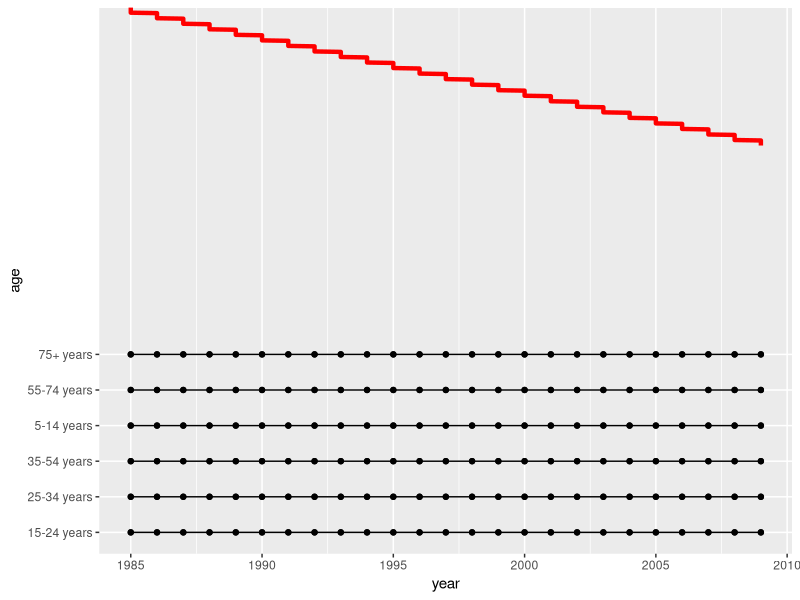
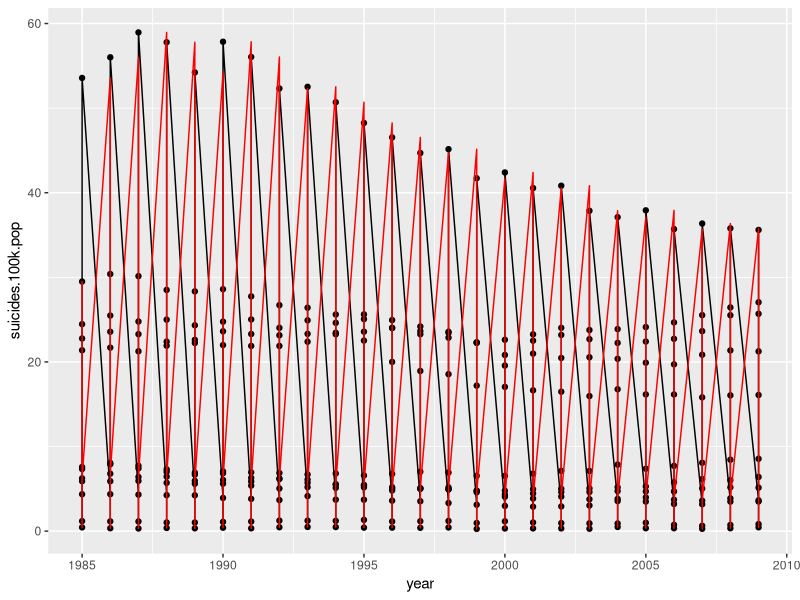
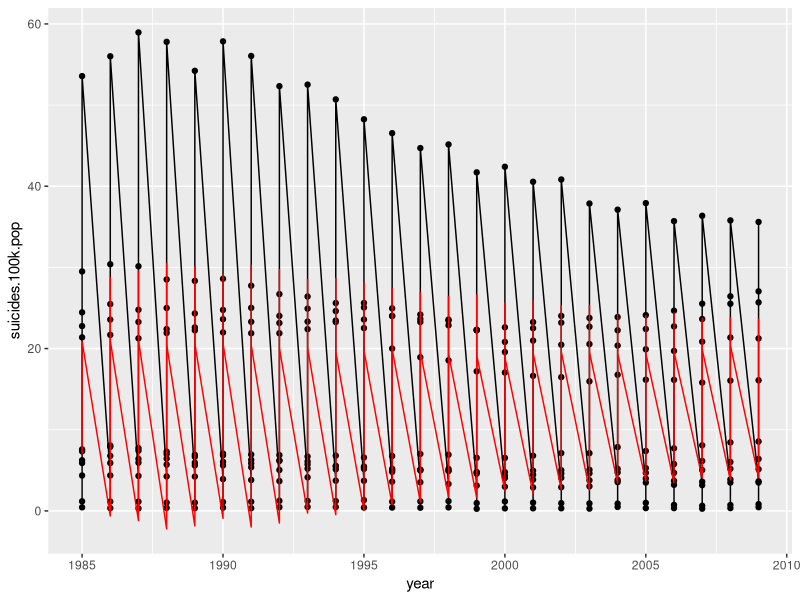
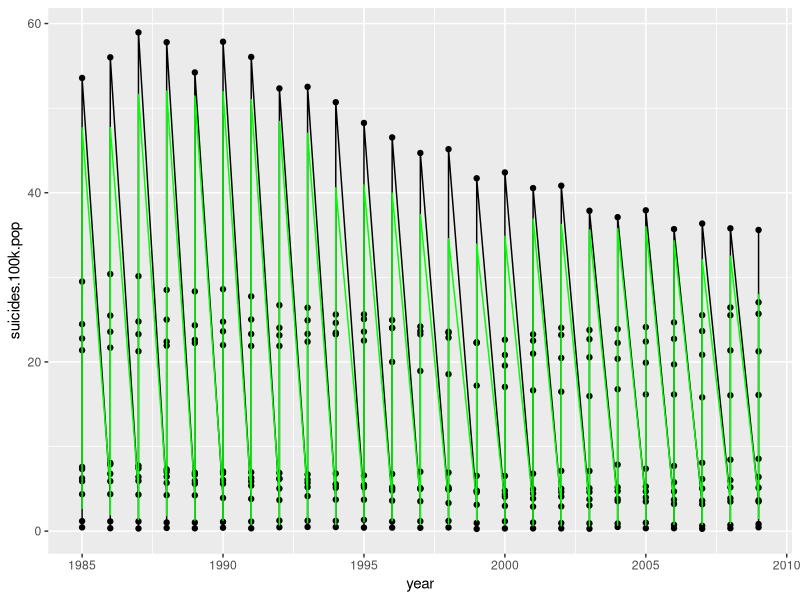
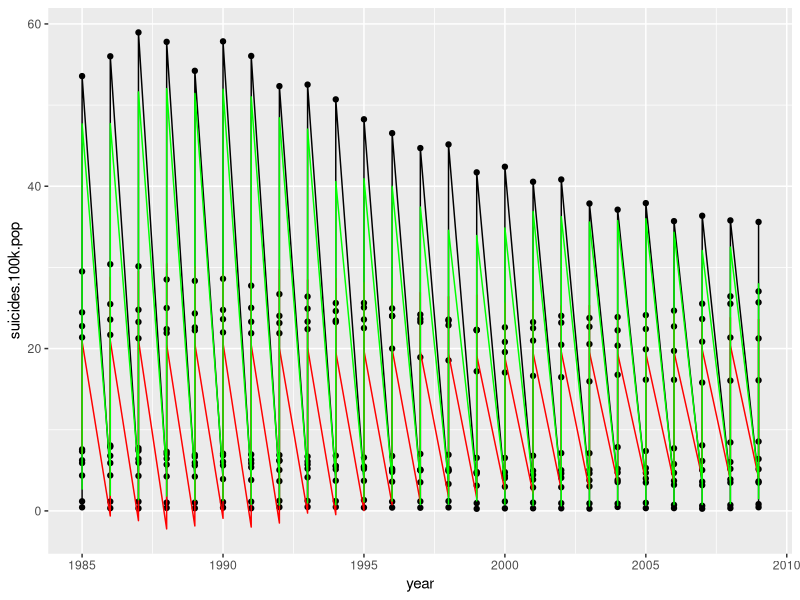

Generate these figures, in order, with R: (Note: this script raises an error after producing the figures.)
## ---- chunk 1
library(dplyr)
library(ggplot2)
library(lubridate)
## ---- chunk 2
OSR2 <- function(predictions, test, train) {
  SSE <- sum((test - predictions)^2)
  SST <- sum((test - mean(train))^2)
  r2 <- 1 - SSE/SST
  return(r2)
}
## ---- chunk 3
# R^2 with a particular baseline
BaselineR2 <- function(predictions, truth, baseline) {
  SSE <- sum((truth - predictions)^2)
  SST <- sum((truth - baseline)^2)
  r2 <- 1 - SSE/SST
  return(r2)
}
## ---- chunk 4
# Load data and check it out
us_ts = read.csv("us_suicides_merged.csv")
str(us_ts)
## ---- chunk 5
# Use 2013 as testing data
train_ts <- us_ts %>% filter(year < 2010)
test_ts <- us_ts %>% filter(year >= 2010)
## ---- chunk 6
# Linear trend model training data -- Make a new column for the time period
# number (1, 2, ...). The dplyr syntax is a little tricky here -- n() is the
# number of rows in salesTrain, and seq_len(n()) returns the vector 1, 2, ...,
# n(). The end result is that we added a new variable called TimePeriod that
# takes values 1, 2, ..., n().
trainLM_ts<- train_ts %>% mutate(TimePeriod = seq_len(n()))
# Build and plot linear trend model
modLM <- lm(suicides.100k.pop~TimePeriod, data=trainLM_ts)
ggplot(trainLM_ts, aes(x=year, y=age)) +
  geom_line() +
  geom_point() +
  geom_line(aes(y=predict(modLM)), col="red", lwd=1.5)
## ---- chunk 7
trainRW_ts <- train_ts %>% mutate(LastYear = c(NA, head(suicides.100k.pop, -1)))
head(trainRW_ts)
#random walk aka moving average
## ---- chunk 8
# Plot with an additional red line for our predictions as before
ggplot(trainRW_ts, aes(x=year, y=suicides.100k.pop)) +
  geom_line() +
  geom_point() +
  geom_line(aes(y=LastYear), col="red")
## ---- chunk 9
# Proportion of percentages for which difference is more than 1.
table(abs(trainRW_ts$suicides.100k.pop-trainRW_ts$LastYear) >= 1)
# Compute training set R^2
# Note that we need to remove the first observation since there is no
# prediction. This is achieved using tail(.., -1) which says to take all but
# the first observation.
BaselineR2(tail(trainRW_ts$LastYear, -1), 
           tail(trainRW_ts$suicides.100k.pop, -1),
           mean(trainRW_ts$suicides.100k.pop))
## ---- chunk 10
# We need to add sales yesterday and sales two days ago for the two term AR model
# head(.., -2) says take all but the last two 
trainAR_ts <- train_ts %>%
  mutate(LastYear=c(NA, head(suicides.100k.pop, -1))) %>%
  mutate(TwoYearsAgo = c(NA, NA, head(suicides.100k.pop, -2)))
# Do the regression with one lag term
mod2a <- lm(suicides.100k.pop~LastYear, data=trainAR_ts)
summary(mod2a)
## ---- chunk 11
# 2-term autoregressive model 
mod2b <- lm(suicides.100k.pop~LastYear+TwoYearsAgo, data=trainAR_ts)
summary(mod2b)
# Plot with an additional red line for our predictions as before
ggplot(trainAR_ts, aes(x=year, y=suicides.100k.pop)) +
  geom_line() +
  geom_point() +
  geom_line(aes(y=predict(mod2b, newdata=trainAR_ts)), col="red")
## ---- chunk 12
## Trying Random Forest
library(randomForest)
set.seed(349)
## ---- chunk 13
# Plug in all of the variables that we've created
mod.rf <- randomForest(suicides.100k.pop ~ LastYear + TwoYearsAgo + year, data = tail(trainAR_ts, -2))
ggplot(trainAR_ts, aes(x=year, y=suicides.100k.pop)) +
  geom_line() +
  geom_point() +
  geom_line(aes(y=predict(mod.rf, newdata=trainAR_ts)), col="green")

## ---- chunk 14
# Both on the same plot:
ggplot(trainAR_ts, aes(x=year, y=suicides.100k.pop)) +
  geom_line() +
  geom_point() +
  geom_line(aes(y=predict(mod2b, newdata=trainAR_ts)), col="red") +
  geom_line(aes(y=predict(mod.rf, newdata=trainAR_ts)), col="green")

## ---- chunk 15
# Create Test Set
test_ts_final <- test_ts %>%
  mutate(LastYear=c(NA, head(suicides.100k.pop, -1))) %>%
  mutate(TwoYearsAgo = c(NA, NA, head(suicides.100k.pop, -2)))

## ---- chunk 16
# Test set prediction and OSR^2
# Test-set prediction
pred.test <- tail(predict(mod2b, newdata = test_ts_final), -2)
OSR2(pred.test, trainAR_ts$suicides.100k.pop, tail(test_ts_final$suicides.100k.pop, -2))

pred.test.rf <- tail(predict(mod.rf, newdata = test_ts_final), -2)
OSR2(pred.test.rf, trainAR_ts$suicides.100k.pop, tail(test_ts_final$suicides.100k.pop, -2))

## ---- chunk 17
# we should test with a greater fraction in test set or go with random forest maybe?

# Test set plots
ggplot(test_ts_final, aes(x=year, y=suicides.100k.pop)) +
  geom_line() +
  geom_point() +
  geom_line(aes(y=pred.test), col="red")

ggplot(test_ts_final, aes(x=year, y=suicides.100k.pop)) +
  geom_line() +
  geom_point() +
  geom_line(aes(y=pred.test), col="red") +
  geom_line(aes(y=pred.test.rf), col="green")
